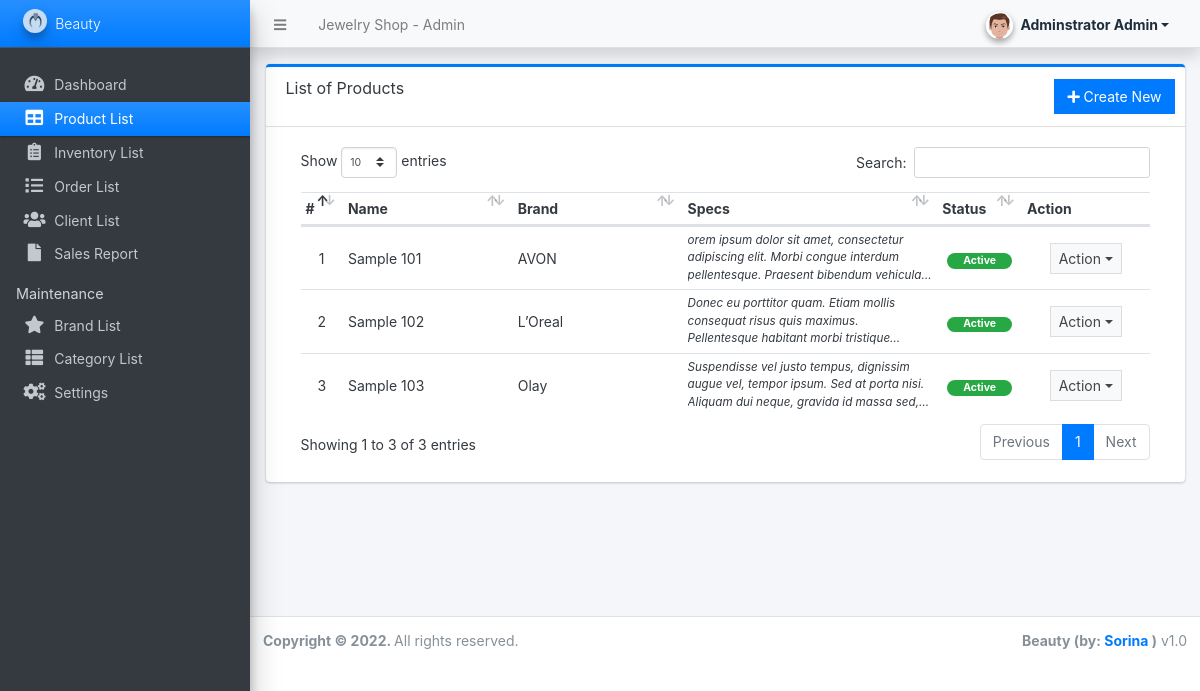
Before: /admin/?page=product (signed in) with the older database file.
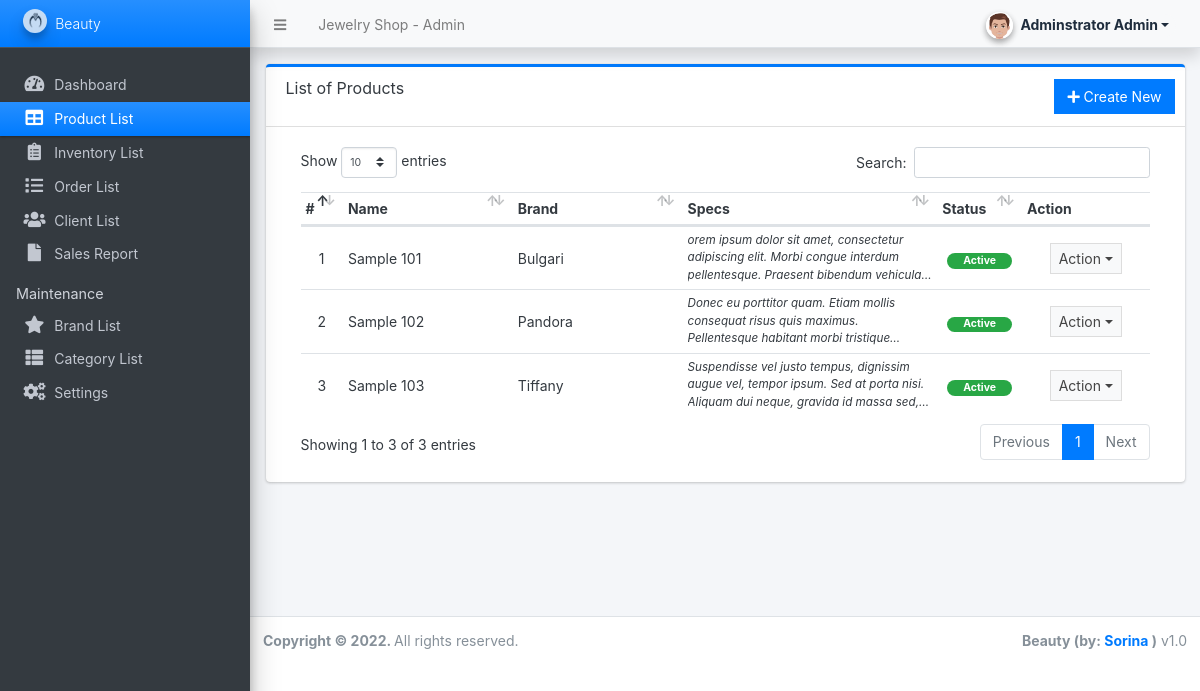
After: the same page with the newer database file.
### tables this page shows
CREATE TABLE `products` (
  `id` int(30) NOT NULL,
  `brand_id` int(30) NOT NULL,
  `category_id` int(30) NOT NULL,
  `name` varchar(250) NOT NULL,
  `specs` text NOT NULL,
  `status` tinyint(1) NOT NULL DEFAULT 1,
  `delete_flag` tinyint(1) NOT NULL DEFAULT 0,
  `date_created` datetime NOT NULL DEFAULT current_timestamp()
);

CREATE TABLE `brands` (
  `id` int(30) NOT NULL,
  `name` varchar(250) NOT NULL,
  `description` text DEFAULT NULL,
  `image_path` text DEFAULT NULL,
  `status` tinyint(1) NOT NULL DEFAULT 1,
  `delete_flag` tinyint(1) NOT NULL DEFAULT 0,
  `date_created` datetime NOT NULL DEFAULT current_timestamp()
);

### admin/product/index.php (the view, shortened to what this page needs)
<div class="card card-outline card-primary">
	<div class="card-header">
		<h3 class="card-title">List of Products</h3>
		<div class="card-tools">
			<a href="?page=product/manage_product" class="btn btn-flat btn-primary"><span class="fas fa-plus"></span>  Create New</a>
		</div>
	</div>
	<div class="card-body">
		<div class="container-fluid">
        <div class="container-fluid">
			<table class="table table-hover table-strip">
				<colgroup>
					<col width="5%">
					<col width="20%">
					<col width="20%">
					<col width="30%">
					<col width="10%">
					<col width="15%">
				</colgroup>
				<thead>
					<tr>
						<th>#</th>
						<th>Name</th>
						<th>Brand</th>
						<th>Specs</th>
						<th>Status</th>
						<th>Action</th>
					</tr>
				</thead>
				<tbody>
					<?php
					$i = 1;
						$qry = $conn->query("SELECT p.*,b.name as bname from `products` p inner join brands b on p.brand_id = b.id where p.delete_flag = 0 order by (p.name) asc ");
						while($row = $qry->fetch_assoc()):
							foreach($row as $k=> $v){
								$row[$k] = trim(stripslashes($v));
							}
                            $row['specs'] = strip_tags(stripslashes(html_entity_decode($row['specs'])));
					?>
						<tr>
							<td class="text-center"><?php echo $i++; ?></td>
							<td><?php echo $row['name'] ?></td>
							<td><?php echo $row['bname'] ?></td>
							<td ><p class="m-0 truncate"><?php echo $row['specs'] ?></p></td>
							<td class="text-center">
                                <?php if($row['status'] == 1): ?>
                                    <span class="badge badge-success px-3 rounded-pill">Active</span>
                                <?php else: ?>
                                    <span class="badge badge-danger px-3 rounded-pill">Inactive</span>
                                <?php endif; ?>
                            </td>
							<td align="center">
								 <button type="button" class="btn btn-flat btn-default btn-sm dropdown-toggle dropdown-icon" data-toggle="dropdown">
				                  		Action
				                  </button>
							</td>
						</tr>
					<?php endwhile; ?>
				</tbody>
			</table>
		</div>
		</div>
	</div>
</div>

Changed rows visible on the page:
changed through a linked row, products "Sample 101": brand.name "AVON" → "Bulgari"
changed through a linked row, products "Sample 102": brand.name "L’Oreal" → "Pandora"
changed through a linked row, products "Sample 103": brand.name "Olay" → "Tiffany"
